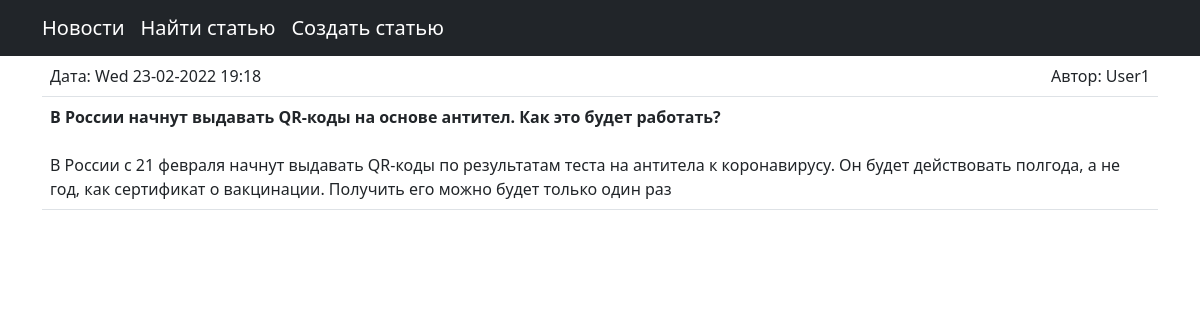
The page /news/2 on the database its author committed.
### news/models.py (models this page shows, shortened)
class Post(models.Model):
    article = 'ar'
    news = 'ne'
    POST_TYPE = [
        (article, 'Статья'),
        (news,   'Новость'),
    ]
    author = models.ForeignKey(Author, on_delete=models.CASCADE,verbose_name='Автор')
    post_types = models.CharField(max_length=2, choices=POST_TYPE, default=news, verbose_name='Тип')
    time_add_post = models.DateTimeField(auto_now_add=True, verbose_name='Время публикации')
    categories = models.ManyToManyField(Category, through='PostCategory', verbose_name='Категория')
    title_post = models.CharField(max_length=128, verbose_name='Заголовок статьи')
    post_text = models.TextField(verbose_name='Текст статьи')
    post_rating = models.IntegerField(default=0)

class Author(models.Model):
    author_user = models.OneToOneField(User, on_delete=models.CASCADE)
    rating = models.IntegerField(default=0)

### news/views.py (the view)
# urls.py: path('<int:pk>', PostDetail.as_view(), name='post_detail'),
class PostDetail(DetailView):
    model = Post  #
    template_name = 'news/news_text.html'
    context_object_name = 'post'

### templates/news/news_text.html (shortened to what this page needs)
{% extends 'default.html' %}
{% load censor_filter %}
{% block content %}
<table class="table">
   <tr>
    <td align="left">Дата: {{ post.time_add_post |date:"D d-m-Y H:i" }}</td>
    <td align="right">Автор: {{ post.author.author_user }} </td>
   </tr>
   <tr>
       <td align="left" colspan="2"><b>{{ post.title_post }}</b><br><br>{{ post.post_text | censor }} </td>
   </tr>
</table>
{% endblock content %}

### rows shown on the page
Post: time_add_post "Wed 23-02-2022 19:18", author.author_user "User1", title_post "В России начнут выдавать QR-коды на основе антител. Как это будет работать?", post_text|censor "В России с 21 февраля начнут выдавать QR-коды по результатам теста на антитела к коронавирусу. Он будет действовать полгода, а не год, как сертификат о вакцинации. Получить его можно будет только один раз"
